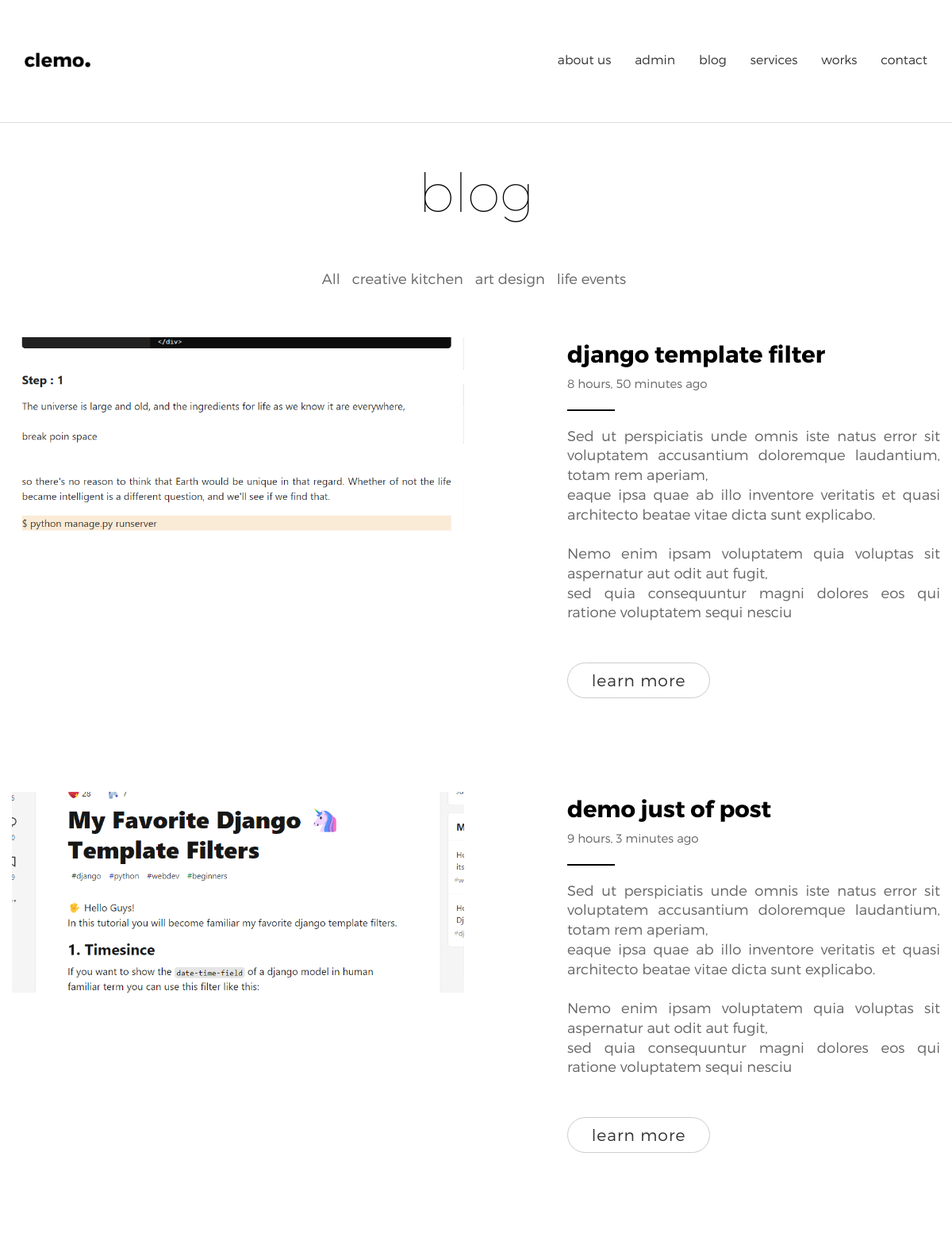
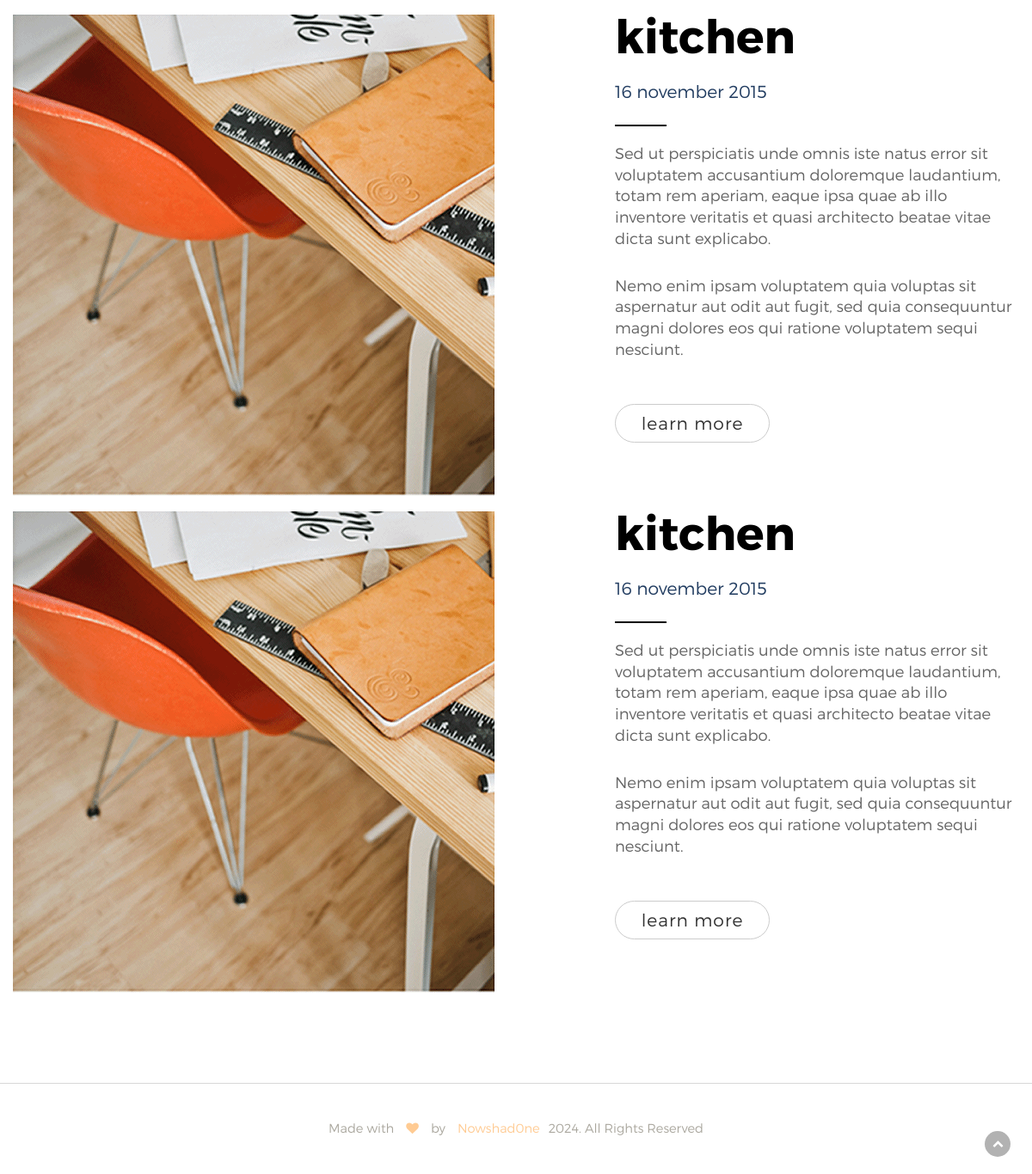
Screenshot of /blog/ with the database file from the repository (2 pictures, top to bottom).
### asset/models.py (models this page shows, shortened)
class Post(models.Model):
    title = models.CharField(max_length=3000)
    category = models.ForeignKey(Category, on_delete=models.CASCADE)  # Removed default value
    image = models.ImageField(upload_to='uploads/post/', blank=False, null=False)
    check_1 = models.BooleanField(default=True)
    step_1 = models.TextField(default='', blank=False, null=False)
    code_1 = models.TextField(default='', blank=False, null=False)
    check_2 = models.BooleanField(default=False)
    image_2 = models.ImageField(upload_to='uploads/post/', blank=True, null=True)
    step_2 = models.TextField(default='', blank=True, null=True)
    code_2 = models.TextField(default='', blank=True, null=True)
    check_3 = models.BooleanField(default=False)
    image_3 = models.ImageField(upload_to='uploads/post/', blank=True, null=True)
    step_3 = models.TextField(default='', blank=True, null=True)
    code_3 = models.TextField(default='', blank=True, null=True)
    check_4 = models.BooleanField(default=False)
    image_4 = models.ImageField(upload_to='uploads/post/', blank=True, null=True)
    step_4 = models.TextField(default='', blank=True, null=True)
    code_4 = models.TextField(default='', blank=True, null=True)
    check_5 = models.BooleanField(default=False)
    image_5 = models.ImageField(upload_to='uploads/post/', blank=True, null=True)
    step_5 = models.TextField(default='', blank=True, null=True)
    code_5 = models.TextField(default='', blank=True, null=True)
    check_6 = models.BooleanField(default=False)
    image_6 = models.ImageField(upload_to='uploads/post/', blank=True, null=True)
    step_6 = models.TextField(default='', blank=True, null=True)
    code_6 = models.TextField(default='', blank=True, null=True)
    check_7 = models.BooleanField(default=False)
    image_7 = models.ImageField(upload_to='uploads/post/', blank=True, null=True)
    step_7 = models.TextField(default='', blank=True, null=True)
    code_7 = models.TextField(default='', blank=True, null=True)
    check_8 = models.BooleanField(default=False)
    image_8 = models.ImageField(upload_to='uploads/post/', blank=True, null=True)
    step_8 = models.TextField(default='', blank=True, null=True)
    code_8 = models.TextField(default='', blank=True, null=True)
    check_9 = models.BooleanField(default=False)
    image_9 = models.ImageField(upload_to='uploads/post/', blank=True, null=True)
    step_9 = models.TextField(default='', blank=True, null=True)
    code_9 = models.TextField(default='', blank=True, null=True)
    tags = models.TextField(default='', blank=True, null=True)
    source_code = models.URLField(max_length=10000, blank=True, null=True) #<----এটি মানে হল ফিল্ডটি ফর্মে একটি মান প্রবেশ করার জন্য বাধ্যতা নেই। অর্থাৎ, ফিল্ডটি খালি অথবা মান না দিয়েও ফর্ম সাবমিট করা যাবে।
    upload_in = models.DateTimeField(auto_now_add=True)
    class Meta:
        ordering = ('-upload_in',)

### asset/views.py (the view)
# urls.py: path('blog/',blog,name="blog"),
def blog(request):
    posts = Post.objects.all()
    dic = {
        'posts':posts,
        }
    return render(request,'files/blog.html',dic)

### templates/files/blog.html (shortened to what this page needs)
{%extends 'link.html'%}{%load static%}
{% block content%}
<section id="blog" class="blog sections margin-top-120">
    <div class="container">
        <div class="row">
            <div class="col-sm-12">
                <div class="head_title text-center">
                    <h1>blog</h1>
                </div>
                <div class="row">
                    <ul class="list-inline text-center margin-bottom-60">
                        <li class="filter" data-filter="all">All</li>
                        <li class="filter creativemenu" data-filter=".category-1">creative kitchen</li>
                        <li class="filter" data-filter=".category-2">art design</li>
                        <li class="filter" data-filter=".category-3">life events </li>
                    </ul>
                    <div class="main_blog_area">
                        {% for i in posts %}
                        <div class="single_blog_area" style="margin-bottom:1rem;">
                            <div class="row">
                                <a href="{%url 'post' i.id %}">
                                    <div class="col-sm-6">
                                        <div class="signle_service_left">
                                            <img src="{{i.image.url}}" alt="">
                                        </div>
                                    </div>
                                    <div class="col-sm-5 col-sm-push-1">
                                        <div class="single_service" align="justify">
                                            <h4 style="font-size:29px">{{i.title}}</h4>
                                </a>
                                <h9 style="font-size:15px">{{i.upload_in|timesince}} ago</h9>
                                <div class="separator2"></div>
                                <p>
                                    {{i.step_1 |linebreaksbr | slice:":380"}}
                                </p>
                                <a href="" class="btn btn-default">learn more</a>
                                </div>
                                </div>
                            </div>
                        </div>
                        {% endfor %}
                        <div class="single_blog_area" style="margin-bottom:1rem;">
                            <div class="row">
                                <div class="col-sm-6">
                                    <div class="signle_service_left">
                                        <img src="{%static 'assets/images/service0.png'%}" alt="">
                                    </div>
                                </div>
                                <div class="col-sm-5 col-sm-push-1">
                                    <div class="single_service">
                                        <h2>kitchen</h2>
                                        <h5>16 november 2015</h5>
                                        <div class="separator2"></div>
                                        <p>
                                            Sed ut perspiciatis unde omnis iste natus error sit voluptatem accusantium doloremque laudantium, totam rem aperiam,
                                            eaque ipsa quae ab illo inventore veritatis et quasi architecto beatae vitae dicta sunt explicabo.
                                        </p>
                                        <p>
                                            Nemo enim ipsam voluptatem quia voluptas sit aspernatur aut odit aut fugit,
                                            sed quia consequuntur magni dolores eos qui ratione voluptatem sequi nesciunt.
                                        </p>
                                        <a href="" class="btn btn-default">learn more</a>
                                    </div>
                                </div>
                            </div>
                        </div>
                        <div class="single_blog_area">
                            <div class="row">
                                <div class="col-sm-6">
                                    <div class="signle_service_left">
                                        <img src="{%static 'assets/images/service0.png'%}" alt="">
                                    </div>
                                </div>
                                <div class="col-sm-5 col-sm-push-1">
                                    <div class="single_service">
                                        <h2>kitchen</h2>
                                        <h5>16 november 2015</h5>
                                        <div class="separator2"></div>
                                        <p>
                                            Sed ut perspiciatis unde omnis iste natus error sit voluptatem accusantium doloremque laudantium, totam rem aperiam,
                                            eaque ipsa quae ab illo inventore veritatis et quasi architecto beatae vitae dicta sunt explicabo.
                                        </p>
                                        <p>
                                            Nemo enim ipsam voluptatem quia voluptas sit aspernatur aut odit aut fugit,
                                            sed quia consequuntur magni dolores eos qui ratione voluptatem sequi nesciunt.
                                        </p>
                                        <a href="" class="btn btn-default">learn more</a>
                                    </div>
                                </div>
                            </div>
                        </div>
                    </div>
</section>
{% endblock content%}

### templates/link.html (shortened to what this page needs)
<!doctype html>
 {%load static%}
<html class="no-js" lang="">
<head>
    <link rel="stylesheet" href="{%static 'assets/css/fonticons.css'%}">
    <link rel="stylesheet" href="{%static 'assets/css/slider-pro.css'%}">
    <link rel="stylesheet" href="{%static 'assets/css/stylesheet.css'%}">
    <link rel="stylesheet" href="{%static 'assets/css/font-awesome.min.css'%}">
    <link rel="stylesheet" href="{%static 'assets/css/bootstrap.min.css'%}">
    <link rel="stylesheet" href="{%static 'assets/css/plugins.css'%}" />
    <link rel="stylesheet" href="{% static 'assets/css/style.css'%}">
    <link rel="stylesheet" href="{%static 'assets/css/responsive.css'%}" />
</head>
<body data-spy="scroll" data-target=".navbar-collapse">
    {% include 'navbar.html'%}
    {% block content%}
    {% endblock content%}
    {%include 'footer.html'%}
    <div class="scrollup">
        <a href="#"><i class="fa fa-chevron-up"></i></a>
    </div>
</body>
</html>

### templates/navbar.html (shortened to what this page needs)
{% load static %}
<header id="main_menu" class="header navbar-fixed-top">
    <div class="main_menu_bg">
        <div class="container">
            <div class="row">
                <div class="nave_menu">
                    <nav class="navbar navbar-default" id="navmenu">
                        <div class="container-fluid">
                            <div class="navbar-header">
                                <a class="navbar-brand" href="/">
                                    <img src="{%static 'assets/images/logo.png'%}" />
                                </a>
                            </div>
                            <div class="collapse navbar-collapse" id="bs-example-navbar-collapse-1">
                                <ul class="nav navbar-nav navbar-right">
                                    <li><a href="{%url 'about'%}">about us</a></li>
                                    <li><a href="{%url 'admin:index'%}">admin</a></li>
                                    <li class="dropdown">
                                        <a href="{%url 'blog'%}" class="dropdown-toggle" data-toggle="dropdown" role="button" aria-haspopup="true">blog</a>
                                    </li>
                                    <li class="dropdown">
                                        <a href="#" class="dropdown-toggle" data-toggle="dropdown" role="button" aria-haspopup="true">services</a>
                                    </li>
                                    <li class="dropdown">
                                        <a href="#" class="dropdown-toggle" data-toggle="dropdown" role="button" aria-haspopup="true">works</a>
                                    </li>
                                    <li><a href="{%url 'contact'%}">contact</a></li>
                                </ul>
                            </div>
                        </div>
                    </nav>
                </div>
            </div>
        </div>
    </div>
</header>

### templates/footer.html
<footer id="footer" class="footer">
    <div class="container">
        <div class="main_footer">
            <div class="row">
                <div class="col-sm-12">
                    <div class="copyright_text text-center">
                        <p class=" wow fadeInRight" data-wow-duration="1s">Made with <i class="fa fa-heart"></i> by <a target="_blank" href="https://github.com/mshnowshad">Nowshad0ne</a>2024. All Rights Reserved</p>
                    </div>
                </div>
            </div>
        </div>
    </div>
</footer>

### static/assets/css/style.css (style rules this page uses)
html, body { background-color: #fff; font-size: 18px; color: #656565; width: 100%; padding: 0; margin-left: 0; margin-right: 0; font-family: 'montserratlight'; }
img { -moz-user-select: none; -webkit-user-select: none; -ms-user-select: none; user-select: none; -webkit-user-drag: none; user-drag: none; }
a, a:hover, a:active, a:focus { text-decoration: none; outline: none; }
a, button, a span { -webkit-transition: 0.2s ease-in-out; -o-transition: 0.2s ease-in-out; transition: 0.2s ease-in-out; }
*, *:before, *:after { -webkit-box-sizing: border-box; -moz-box-sizing: border-box; box-sizing: border-box; }
p { margin: 0 0 15px; }
img { max-width: 100%; }
h1, h2, h3, h4, h5, h6 { margin: 0; color:#000000; }
h4, h5 { font-weight: 300; margin: 0; line-height: 2rem; }
h1 { font-size: 3.75rem; font-family: 'montserrathairline'; }
h2 { font-size:3rem; line-height: 3rem; font-family: 'montserratbold'; }
h4 { font-size: 2.5rem; line-height: 2.5rem; font-family: 'montserratbold'; }
h5 { font-size: 1.125rem; margin-bottom: 1rem; margin-top: 1rem; color:#223d61; }
p { line-height: 1.375rem; margin-bottom:30px; }
p:last-child { margin-bottom: 0px; }
.sections { padding-top:85px; padding-bottom: 105px; overflow: hidden; }
ul { margin:0; padding:0; list-style:none; }
.separator2 { height: 2px; width: 60px; margin:20px 0px; background: #000; }
.btn { display: inline-block; min-width: 180px; padding: .4em; height: 45px; text-align: center; color: #fff; letter-spacing: 1px; margin: 0; font-size: 1.125rem; border-radius: 50px; margin-top: 20px; background-color: #000; transition: .5s; border:1px solid #000; }
.btn-default { color: #333; background-color: #fff; border-color: #ccc; }
.margin-top-120 { margin-top: 120px; }
.margin-bottom-60 { margin-bottom: 60px; }
.main_menu_bg { margin-top: 0px; background-color: #fff; border-bottom: 1px solid #ddd; height: 155px; transition: all 0.3s; }
.main_menu_bg .navbar-default { background-color: transparent; border-color: transparent; transition: all .3s; margin: 15px auto; }
.main_menu_bg .nave_menu { margin-top:50px; transition: all 0.6s; }
.main_menu_bg .navbar-nav>li>a { padding-top: 15px; padding-bottom: 20px; font-size: 0.875rem; color: #333; }
.navbar-brand>img { max-width: 80%; }
.head_title { margin-bottom:60px; }
.footer { border-top:1px solid #d8d8d8; }
.copyright_text p { color:#aaa79e; font-size:0.8125rem; padding: 40px 20px; max-width: 100%; }
.copyright_text p i { padding:0px 10px; color:#ffcb93; }
.copyright_text p a { padding:0px 10px; color:#ffcb93; }
.scrollup { width: 30px; height: 30px; border-radius: 15px; opacity: .3; position: fixed; bottom: 20px; right: 25px; color: #fff; cursor: pointer; background-color: #000; z-index: 1000; transition: opacity .5s, background-color .5s; -moz-transition: opacity .5s, background-color .5s; -webkit-transition: opacity .5s, background-color .5s; }
.scrollup i { font-size: 13px; position: absolute; opacity: 1; color: #fff; left: 50%; top: 50%; margin-top: -7px; margin-left: -6px; text-decoration: none; }
.single_service { min-height: 555px; }
ul li.filter { cursor:pointer; }

### rows the page displays
Post: image (picture), title "django template filter", upload_in "8 hours, 50 minutes", step_1 "Sed ut perspiciatis unde omnis iste natus error sit voluptatem accusantium doloremque laudantium, totam rem aperiam, eaque ipsa quae ab illo inventore veritatis et quasi architecto beatae vitae dicta sunt explicabo. Nemo enim ipsam voluptatem quia voluptas sit aspernatur aut odit aut fugit, sed quia consequuntur magni dolores eos qui ratione voluptatem sequi nesciu"
Post: image (picture), title "demo just of post", upload_in "9 hours, 3 minutes", step_1 "Sed ut perspiciatis unde omnis iste natus error sit voluptatem accusantium doloremque laudantium, totam rem aperiam, eaque ipsa quae ab illo inventore veritatis et quasi architecto beatae vitae dicta sunt explicabo. Nemo enim ipsam voluptatem quia voluptas sit aspernatur aut odit aut fugit, sed quia consequuntur magni dolores eos qui ratione voluptatem sequi nesciu"
